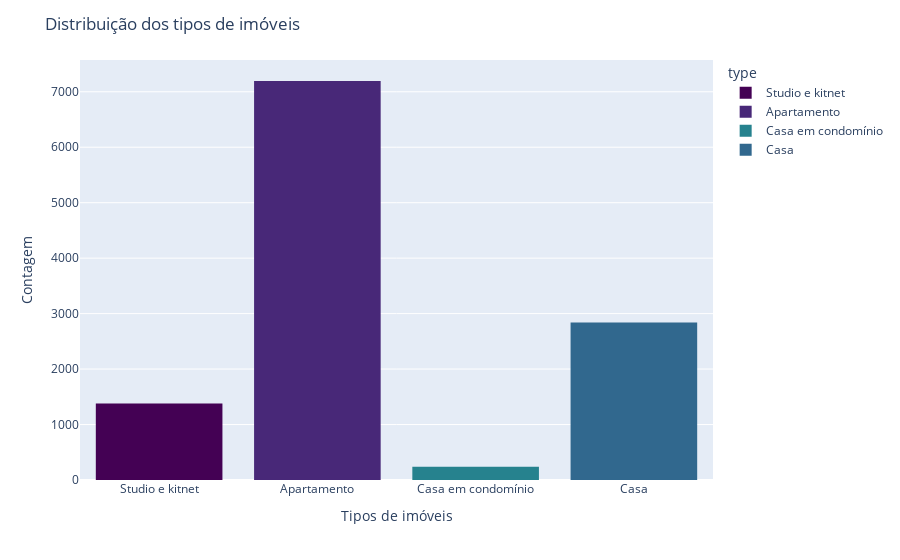

The notebook cell saved with this chart:
### Markdown cell above
Vamos dar uma olhada nos tipos de imóveis!

### Code cell
cores_por_tipo = {"Studio e kitnet":"#440154","Apartamento":"#482878","Casa em condomínio":"#26828e","Casa":"#31688e"}

fig = px.histogram(aptos, x="type", color="type", color_discrete_map=cores_por_tipo)
fig.update_layout(title="Distribuição dos tipos de imóveis",
                  xaxis_title="Tipos de imóveis",
                  yaxis_title="Contagem")

fig.show()

### Figure 1 — Plotly figure (JSON) as saved in the notebook; plotly's stock layout.template omitted (floating-point values rounded to 4 significant figures; data arrays with more than 128 entries replaced by an {"elided": "..."} marker saying what was removed)
{"data": [{"alignmentgroup": "True", "bingroup": "x", "hovertemplate": "type=%{x}<br>count=%{y}<extra></extra>", "legendgroup": "Studio e kitnet", "marker": {"color": "#440154", "pattern": {"shape": ""}}, "name": "Studio e kitnet", "offsetgroup": "Studio e kitnet", "orientation": "v", "showlegend": true, "type": "histogram", "x": {"elided": "1381 str values"}, "xaxis": "x", "yaxis": "y"}, {"alignmentgroup": "True", "bingroup": "x", "hovertemplate": "type=%{x}<br>count=%{y}<extra></extra>", "legendgroup": "Apartamento", "marker": {"color": "#482878", "pattern": {"shape": ""}}, "name": "Apartamento", "offsetgroup": "Apartamento", "orientation": "v", "showlegend": true, "type": "histogram", "x": {"elided": "7194 str values"}, "xaxis": "x", "yaxis": "y"}, {"alignmentgroup": "True", "bingroup": "x", "hovertemplate": "type=%{x}<br>count=%{y}<extra></extra>", "legendgroup": "Casa em condomínio", "marker": {"color": "#26828e", "pattern": {"shape": ""}}, "name": "Casa em condomínio", "offsetgroup": "Casa em condomínio", "orientation": "v", "showlegend": true, "type": "histogram", "x": {"elided": "241 str values"}, "xaxis": "x", "yaxis": "y"}, {"alignmentgroup": "True", "bingroup": "x", "hovertemplate": "type=%{x}<br>count=%{y}<extra></extra>", "legendgroup": "Casa", "marker": {"color": "#31688e", "pattern": {"shape": ""}}, "name": "Casa", "offsetgroup": "Casa", "orientation": "v", "showlegend": true, "type": "histogram", "x": {"elided": "2841 str values"}, "xaxis": "x", "yaxis": "y"}], "layout": {"barmode": "relative", "legend": {"title": {"text": "type"}, "tracegroupgap": 0}, "margin": {"t": 60}, "title": {"text": "Distribuição dos tipos de imóveis"}, "xaxis": {"anchor": "y", "categoryarray": ["Studio e kitnet", "Apartamento", "Casa em condomínio", "Casa"], "categoryorder": "array", "domain": [0, 1], "title": {"text": "Tipos de imóveis"}}, "yaxis": {"anchor": "x", "domain": [0, 1], "title": {"text": "Contagem"}}}}
